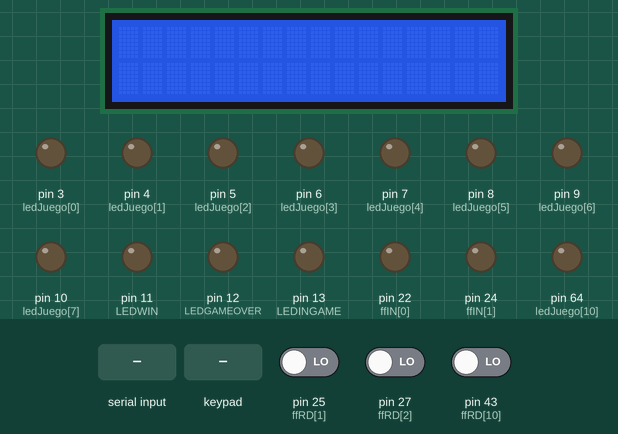
Simulated run of this sketch. Board: Arduino Mega 2560, built with avr-gcc and run on an emulated ATmega2560. Parts: 16×2 character LCD, output pins drawn as LEDs (lit = HIGH). The test bench sets the inputs (shaded band); at power-on: pin 25 (ffRD[1]) LOW, pin 27 (ffRD[2]) LOW, pin 43 (ffRD[10]) LOW. Pins used as bus, display or sensor lines are not drawn; what the sketch prints to the serial monitor is not drawn.

Above: at 3.2 s.
3.3 s: "initJuego\n" received over Serial
At 4.1 s:
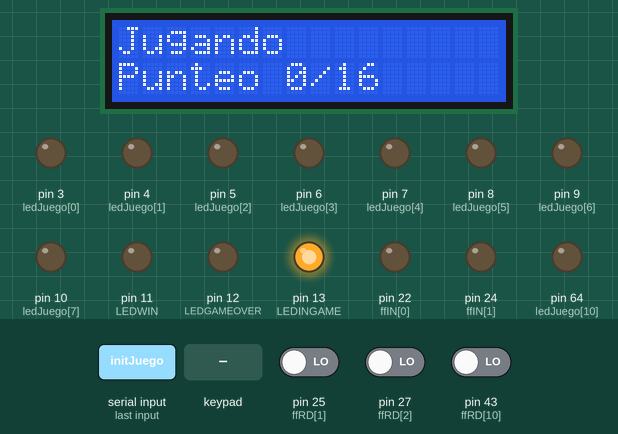
4.8 s: "finJuego\n" received over the second serial link
At 5.6 s:
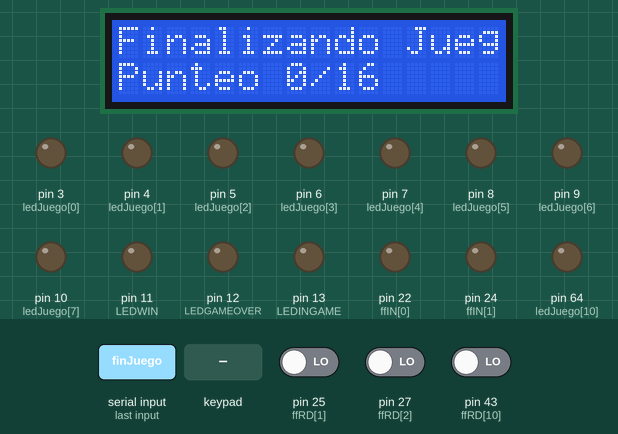
6.3 s: "reset\n" received over Serial
At 6.9 s:
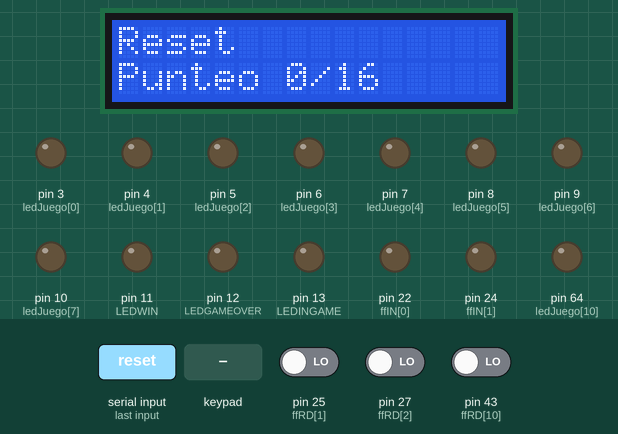
7.8 s: "modoFiesta\n" received over the second serial link
At 9.8 s:
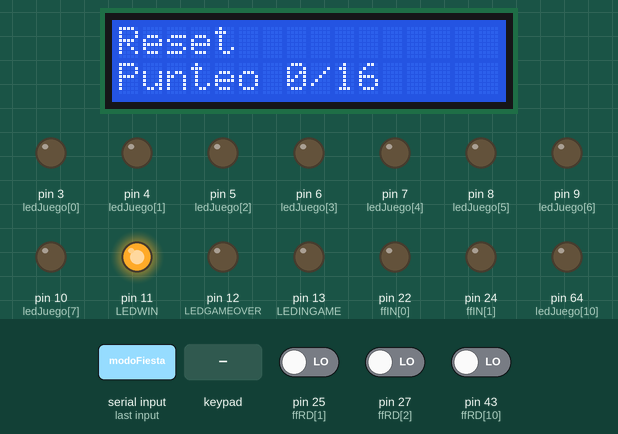
10.1 s: "initJuego\n" received over the second serial link
At 10.5 s:
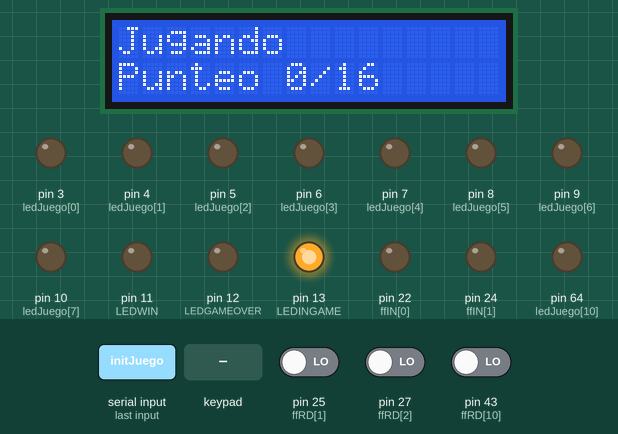
11.6 s: keypad keys 1 2 A pressed 0.4 s apart
At 13.2 s:
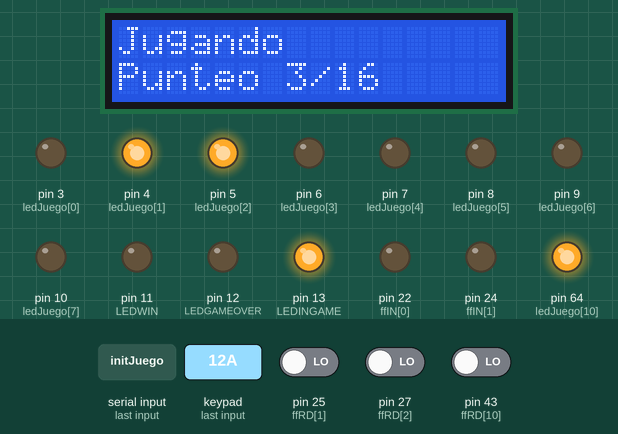
Timing chart, 0 to 14.7 s (numbered marks = the images above; inputs shaded):
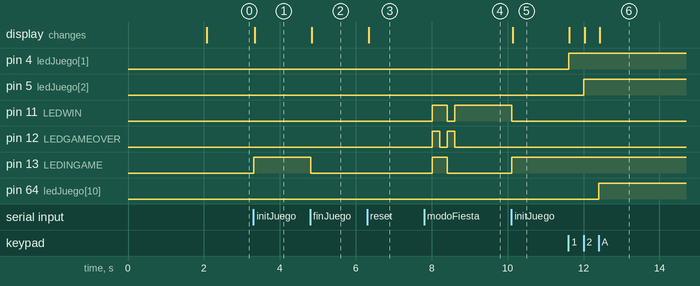

The sketch:

PROYECTO_ORGA_FINAL.ino
```cpp
#include <Wire.h>
#include <LiquidCrystal_I2C.h>
#include <Keypad.h>

// Configuración del Keypad
const byte FILAS = 4;
const byte COLUMNAS = 4;
byte pinesFilas[FILAS] = {A0, A1, A2, A3};
byte pinesColumnas[COLUMNAS] = {A4, A5, A6, A7};
LiquidCrystal_I2C lcd(0x27, 16, 2);
char teclas[FILAS][COLUMNAS] = {
  {'0','1','2','3'},
  {'4','5','6','7'},
  {'8','9','A','B'},
  {'C','D','E','F'}
};

Keypad customKeypad = Keypad(makeKeymap(teclas), pinesFilas, pinesColumnas, FILAS, COLUMNAS);

// Pines Flip-Flops
const int ffIN[16] = {
  22, 24, 26, 28, 30, 32, 34, 36,
  38, 40, 42, 44, 46, 48, 50, 52
};

const int ffRD[16] = {
  23, 25, 27, 29, 31, 33, 35, 37,
  39, 41, 43, 45, 47, 49, 51, 53
};

//pines de matriz de leds
const int ledJuego[16] = {
  3, 4, 5, 6, 7, 8, 9, 10,
  62, 63, 64, 65, 66, 67, 68, 69 // A8–A15
};


// Pines de control
#define CLK 2
#define LEDINGAME 13
#define LEDGAMEOVER 12
#define LEDWIN 11

// Variables de estado
String input = "";
int puntajeMax = 16;
int puntaje = 0;
bool configurando = false;
bool leyendoJuego = false;
bool partyMode = false;
unsigned long previousMillis = 0;
const long interval = 200; // Intervalo para animación

void setup() {
  delay(2000);
  Serial.begin(9600);      // USB serial
  Serial1.begin(9600);     // Bluetooth por pines 18/19 (TX1/RX1)

  for(int i=0; i<16; i++){
    pinMode(ffIN[i], OUTPUT);
    digitalWrite(ffIN[i], LOW);
    pinMode(ffRD[i], INPUT);
  }
  lcd.init();
  lcd.backlight();
  lcd.clear();
  pinMode(CLK, OUTPUT);
  pinMode(LEDINGAME, OUTPUT);
  pinMode(LEDGAMEOVER, OUTPUT);
  pinMode(LEDWIN, OUTPUT);
  digitalWrite(CLK, LOW);
  digitalWrite(LEDINGAME, LOW);
  digitalWrite(LEDGAMEOVER, LOW);
  digitalWrite(LEDWIN, LOW);
//ciclo para recorrer la matriz de leds
  for (int i = 0; i < 16; i++) {
  pinMode(ledJuego[i], OUTPUT);
  digitalWrite(ledJuego[i], LOW); // Apagados al inicio
}
}

void loop() {
  procesarEntradas();
  procesarKeypad();
  animarLeds();
}

void procesarEntradas() {
  while(Serial.available()){
    char c = Serial.read();
    manejarCaracter(c);
  }
  while(Serial1.available()){
    char c = Serial1.read();
    manejarCaracter(c);
  }
}

void manejarCaracter(char c) {
  if(c == '\n' || c == '\r'){  // Solo considerar nuevos finales de línea
    if(input.length() > 0){
      Serial.println(input);  // Mostrar comando recibido
      procesarComando(input);
    }
    input = "";
  } else {
    input += c;
  }
}

void procesarKeypad() {
  char tecla = customKeypad.getKey();
  if(tecla){
    int num = convertirTeclaANumero(tecla);
    if(num != -1){
      if(configurando){
        actualizarConfiguracion(num);
        // Serial.println("Activado FF" + String(num + 1));
        // Serial1.println("Activado FF" + String(num + 1));
      } else if(leyendoJuego){
        leerFlipFlop(num);
      }
    }
  }
}

void procesarComando(String comando) {
  auto responder = [](const String& msg){
    // Serial.println(msg);      // <-- Comenta estas líneas
    // Serial1.println(msg);     // <-- Comenta estas líneas
  };

  int num = -1;
  if(comando.length() == 1){
    char c = comando.charAt(0);
    num = convertirTeclaANumero(c);
  } else {
    num = comando.toInt();
    if(num == 0 && comando != "0") num = -1; // prevenir falso positivo
  }

  if(configurando && num >= 0 && num <= 15){
    actualizarConfiguracion(num);
    responder("Activado FF" + String(num + 1));
    return;
  }

  if(leyendoJuego && num >= 0 && num <= 15){
    leerFlipFlop(num);
    return;
  }

  if(comando.equalsIgnoreCase("configuracion")){
    configurando = true;
    leyendoJuego = false;
    responder("Modo configuracion activado");
  }
  else if(comando.equalsIgnoreCase("finconfiguracion")){
    configurando = false;
    responder("Fin configuracion");
    pulsarCLK();
  }
  else if(comando.equalsIgnoreCase("initJuego")){
    iniciarJuego();
    responder("Modo juego activado");
  }
  else if(comando.equalsIgnoreCase("finJuego")){
    finalizarJuego();
    responder("Fin modo juego");
  }
  else if(comando.equalsIgnoreCase("reset")){
    resetSistema();
    responder("Sistema reiniciado");
  }
  else if(comando.equalsIgnoreCase("modoFiesta")){
    activarModoFiesta();
    responder("Modo fiesta activado!");
  }
}

void leerFlipFlop(int num) {
  int estado = digitalRead(ffRD[num]);

  String mensaje = "FF" + String(num+1) + ": " + estado;
  // Serial.println(mensaje);
  // Serial1.println(mensaje);

  if(estado == HIGH){
    gameOver();
    return;
  }

  // Casilla correcta: encender el LED correspondiente
  digitalWrite(ledJuego[num], HIGH);

  actualizarPuntaje();
}

void actualizarPuntaje() {
  puntaje++;
  actualizarPantalla("Jugando", puntaje, puntajeMax);
  String puntajeMsg = "Puntaje: " + String(puntaje);
  // Serial.println(puntajeMsg);
  // Serial1.println(puntajeMsg);

  if(puntaje >= puntajeMax){
    actualizarPantalla("Ganaste :)", puntaje, puntajeMax);
    activarModoFiesta();
  }

}

void gameOver() {
  // Serial.println("GAMEOVER");
  // Serial1.println("GAMEOVER");
  digitalWrite(LEDINGAME, LOW);
  digitalWrite(LEDGAMEOVER, HIGH);
  actualizarPantalla("Game Over :(", puntaje, puntajeMax);
  leyendoJuego = false;

  //Para apagar los leds al resetear
  for (int i = 0; i < 16; i++) {
  digitalWrite(ledJuego[i], LOW);
  }


}

void activarModoFiesta() {
  partyMode = true;
  previousMillis = millis();
  // Serial.println("GANASTE! Modo fiesta activado");
  // Serial1.println("GANASTE! Modo fiesta activado");
}

void iniciarJuego() {
  leyendoJuego = true;
  configurando = false;
  digitalWrite(LEDINGAME, HIGH);
  digitalWrite(LEDGAMEOVER, LOW);
  digitalWrite(LEDWIN, LOW);
  actualizarPantalla("Jugando", puntaje, puntajeMax);
}

void finalizarJuego() {
  leyendoJuego = false;
  digitalWrite(LEDINGAME, LOW);
  digitalWrite(LEDWIN, LOW);
  digitalWrite(LEDGAMEOVER, LOW);
  puntaje = 0;
  actualizarPantalla("Finalizando Juego", puntaje, puntajeMax);

  for (int i = 0; i < 16; i++) {
  digitalWrite(ledJuego[i], LOW);
  }
}

void resetSistema() {
  for(int i=0; i<16; i++) digitalWrite(ffIN[i], LOW);
  pulsarCLK();
  digitalWrite(LEDINGAME, LOW);
  digitalWrite(LEDGAMEOVER, LOW);
  digitalWrite(LEDWIN, LOW);
  leyendoJuego = false;
  configurando = false;
  puntaje = 0;
  puntajeMax = 16;
  partyMode = false;
  actualizarPantalla("Reset", puntaje, puntajeMax);  // <- Agregado
  // Serial.println("Reseteado");
  // Serial1.println("Reseteado");

  //Para apagar los leds al resetear
  for (int i = 0; i < 16; i++) {
  digitalWrite(ledJuego[i], LOW);
  }
}

void actualizarConfiguracion(int num) {
  puntajeMax--;
  digitalWrite(ffIN[num], HIGH);
  actualizarPantalla("Configurando", puntaje, puntajeMax);
}


int convertirTeclaANumero(char tecla) {
  tecla = toupper(tecla);
  if(tecla >= '0' && tecla <= '9') return tecla - '0';
  if(tecla >= 'A' && tecla <= 'F') return 10 + (tecla - 'A');
  return -1;
}

void pulsarCLK() {
  digitalWrite(CLK, LOW);
  delay(10);
  digitalWrite(CLK, HIGH);
  delay(10);
  digitalWrite(CLK, LOW);
}

void animarLeds() {
  if(partyMode){
    unsigned long currentMillis = millis();
    if(currentMillis - previousMillis >= interval) {
      previousMillis = currentMillis;

      static byte ledState = 0;
      const byte patterns[4] = {
        B111, // Todos encendidos
        B101, // LED INGAME y WIN
        B010, // Solo GAMEOVER
        B001  // Solo WIN
      };

      digitalWrite(LEDINGAME,   (patterns[ledState] & B100) >> 2);
      digitalWrite(LEDGAMEOVER, (patterns[ledState] & B010) >> 1);
      digitalWrite(LEDWIN,       patterns[ledState] & B001);

      if(++ledState >= 4){
        partyMode = false;
        digitalWrite(LEDINGAME, LOW);
        digitalWrite(LEDGAMEOVER, LOW);
        digitalWrite(LEDWIN, HIGH);
      }
    }
  }
}

void actualizarPantalla(String mensaje, int punteo, int punteoMax) {
  lcd.clear();
  lcd.setCursor(0, 0);
  lcd.print(mensaje);
  // Serial.println("actualizando pantalla");
  // Serial1.println("actualizando pantalla");

  lcd.setCursor(0, 1);
  lcd.print("Punteo ");
  lcd.print(punteo);
  lcd.print("/");
  lcd.print(punteoMax);
}
```

Measured:
- after the input at 3.3 s, pin 13 (LEDINGAME): LOW → HIGH at once; the display: changes at once (image 1)
- after the input at 4.8 s, pin 13 (LEDINGAME): HIGH → LOW at once; the display: changes at once (image 2)
- after the input at 6.3 s, the display: changes after 0.05 s (image 3)
- after the input at 7.8 s, pin 11 (LEDWIN): LOW → HIGH after 0.21 s, → LOW 0.40 s later, → HIGH 0.20 s later; pin 12 (LEDGAMEOVER): alternates HIGH for 0.20 s and LOW for 0.20 s, 4 changes in all, then stays LOW, starting after 0.21 s; pin 13 (LEDINGAME): LOW → HIGH after 0.21 s, → LOW 0.40 s later
- after the input at 10.1 s, pin 11 (LEDWIN): HIGH → LOW at once; pin 13 (LEDINGAME): LOW → HIGH at once; the display: changes at once (image 5)
- after the input at 11.6 s, pin 4 (ledJuego[1]): LOW → HIGH at once; pin 5 (ledJuego[2]): LOW → HIGH after 0.41 s; pin 64 (ledJuego[10]): LOW → HIGH after 0.81 s; the display: first changes at once (image 6 shows a later state)
